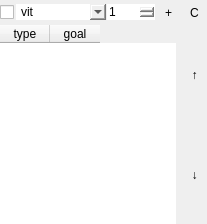
<?xml version="1.0" encoding="UTF-8"?>
<ui version="4.0">
 <class>AbilityFormClass</class>
 <widget class="QDialog" name="AbilityFormClass">
  <property name="geometry">
   <rect>
    <x>0</x>
    <y>0</y>
    <width>207</width>
    <height>224</height>
   </rect>
  </property>
  <property name="sizePolicy">
   <sizepolicy hsizetype="Preferred" vsizetype="Preferred">
    <horstretch>207</horstretch>
    <verstretch>151</verstretch>
   </sizepolicy>
  </property>
  <property name="minimumSize">
   <size>
    <width>207</width>
    <height>151</height>
   </size>
  </property>
  <property name="windowTitle">
   <string>AbilityForm</string>
  </property>
  <property name="styleSheet">
   <string notr="true">border:none</string>
  </property>
  <layout class="QVBoxLayout" name="verticalLayout_2">
   <property name="spacing">
    <number>0</number>
   </property>
   <property name="leftMargin">
    <number>0</number>
   </property>
   <property name="topMargin">
    <number>0</number>
   </property>
   <property name="rightMargin">
    <number>0</number>
   </property>
   <property name="bottomMargin">
    <number>0</number>
   </property>
   <item>
    <layout class="QHBoxLayout" name="horizontalLayout">
     <property name="spacing">
      <number>1</number>
     </property>
     <item>
      <widget class="QCheckBox" name="checkBox">
       <property name="sizePolicy">
        <sizepolicy hsizetype="Fixed" vsizetype="Fixed">
         <horstretch>0</horstretch>
         <verstretch>0</verstretch>
        </sizepolicy>
       </property>
       <property name="minimumSize">
        <size>
         <width>15</width>
         <height>25</height>
        </size>
       </property>
       <property name="maximumSize">
        <size>
         <width>15</width>
         <height>25</height>
        </size>
       </property>
       <property name="text">
        <string/>
       </property>
      </widget>
     </item>
     <item>
      <widget class="ComboBox" name="comboBox">
       <property name="sizePolicy">
        <sizepolicy hsizetype="Expanding" vsizetype="Fixed">
         <horstretch>0</horstretch>
         <verstretch>0</verstretch>
        </sizepolicy>
       </property>
       <item>
        <property name="text">
         <string>vit</string>
        </property>
       </item>
       <item>
        <property name="text">
         <string>str</string>
        </property>
       </item>
       <item>
        <property name="text">
         <string>tgh</string>
        </property>
       </item>
       <item>
        <property name="text">
         <string>dex</string>
        </property>
       </item>
      </widget>
     </item>
     <item>
      <widget class="QSpinBox" name="spinBox">
       <property name="sizePolicy">
        <sizepolicy hsizetype="Minimum" vsizetype="Fixed">
         <horstretch>0</horstretch>
         <verstretch>0</verstretch>
        </sizepolicy>
       </property>
       <property name="minimum">
        <number>1</number>
       </property>
       <property name="maximum">
        <number>1000</number>
       </property>
      </widget>
     </item>
     <item>
      <widget class="PushButton" name="pushButton_add">
       <property name="sizePolicy">
        <sizepolicy hsizetype="Fixed" vsizetype="Fixed">
         <horstretch>0</horstretch>
         <verstretch>0</verstretch>
        </sizepolicy>
       </property>
       <property name="minimumSize">
        <size>
         <width>25</width>
         <height>25</height>
        </size>
       </property>
       <property name="maximumSize">
        <size>
         <width>25</width>
         <height>25</height>
        </size>
       </property>
       <property name="text">
        <string>+</string>
       </property>
      </widget>
     </item>
     <item>
      <widget class="PushButton" name="pushButton_clear">
       <property name="sizePolicy">
        <sizepolicy hsizetype="Fixed" vsizetype="Fixed">
         <horstretch>0</horstretch>
         <verstretch>0</verstretch>
        </sizepolicy>
       </property>
       <property name="minimumSize">
        <size>
         <width>25</width>
         <height>25</height>
        </size>
       </property>
       <property name="maximumSize">
        <size>
         <width>25</width>
         <height>25</height>
        </size>
       </property>
       <property name="text">
        <string>C</string>
       </property>
      </widget>
     </item>
    </layout>
   </item>
   <item>
    <layout class="QHBoxLayout" name="horizontalLayout_2">
     <item>
      <widget class="TableWidget" name="tableWidget">
       <property name="frameShape">
        <enum>QFrame::NoFrame</enum>
       </property>
       <property name="editTriggers">
        <set>QAbstractItemView::NoEditTriggers</set>
       </property>
       <property name="selectionMode">
        <enum>QAbstractItemView::SingleSelection</enum>
       </property>
       <property name="selectionBehavior">
        <enum>QAbstractItemView::SelectRows</enum>
       </property>
       <attribute name="horizontalHeaderMinimumSectionSize">
        <number>50</number>
       </attribute>
       <attribute name="horizontalHeaderDefaultSectionSize">
        <number>50</number>
       </attribute>
       <attribute name="verticalHeaderMinimumSectionSize">
        <number>10</number>
       </attribute>
       <attribute name="verticalHeaderDefaultSectionSize">
        <number>10</number>
       </attribute>
       <column>
        <property name="text">
         <string>type</string>
        </property>
       </column>
       <column>
        <property name="text">
         <string>goal</string>
        </property>
       </column>
      </widget>
     </item>
     <item>
      <layout class="QVBoxLayout" name="verticalLayout">
       <property name="spacing">
        <number>1</number>
       </property>
       <item>
        <widget class="PushButton" name="pushButton_up">
         <property name="sizePolicy">
          <sizepolicy hsizetype="Fixed" vsizetype="Expanding">
           <horstretch>0</horstretch>
           <verstretch>0</verstretch>
          </sizepolicy>
         </property>
         <property name="minimumSize">
          <size>
           <width>25</width>
           <height>0</height>
          </size>
         </property>
         <property name="maximumSize">
          <size>
           <width>25</width>
           <height>16777215</height>
          </size>
         </property>
         <property name="text">
          <string>↑</string>
         </property>
        </widget>
       </item>
       <item>
        <widget class="PushButton" name="pushButton_down">
         <property name="sizePolicy">
          <sizepolicy hsizetype="Fixed" vsizetype="Expanding">
           <horstretch>0</horstretch>
           <verstretch>0</verstretch>
          </sizepolicy>
         </property>
         <property name="minimumSize">
          <size>
           <width>25</width>
           <height>0</height>
          </size>
         </property>
         <property name="maximumSize">
          <size>
           <width>25</width>
           <height>16777215</height>
          </size>
         </property>
         <property name="text">
          <string>↓</string>
         </property>
        </widget>
       </item>
      </layout>
     </item>
    </layout>
   </item>
  </layout>
 </widget>
 <layoutdefault spacing="6" margin="11"/>
 <customwidgets>
  <customwidget>
   <class>PushButton</class>
   <extends>QPushButton</extends>
   <header location="global">pushbutton.h</header>
  </customwidget>
  <customwidget>
   <class>TableWidget</class>
   <extends>QTableWidget</extends>
   <header location="global">tablewidget.h</header>
  </customwidget>
  <customwidget>
   <class>ComboBox</class>
   <extends>QComboBox</extends>
   <header location="global">combobox.h</header>
  </customwidget>
 </customwidgets>
 <resources/>
 <connections/>
</ui>
